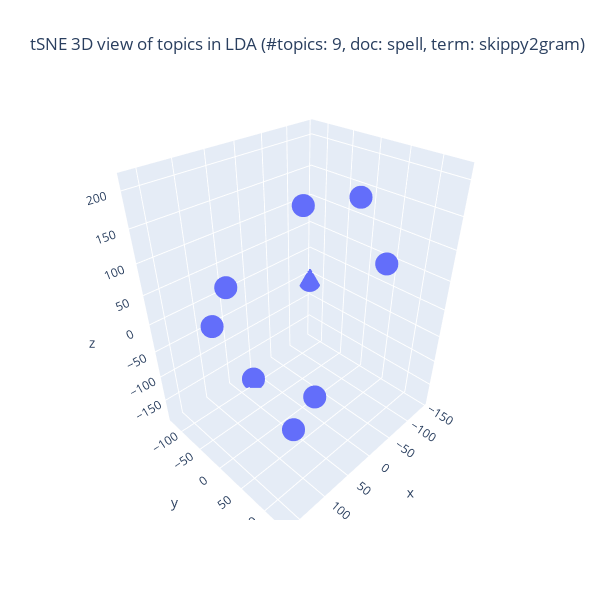

The cell this chart's notebook holds for it:
### Code cell
## Plotlyを使って tSNE の結果の可視化 (3D)
import plotly.graph_objects as go
top_fitted = top_tSNE_3d_fitted
fig = go.Figure(data = [go.Scatter3d(
        x = top_fitted[:,0], y = top_fitted[:,1], z = top_fitted[:,2],
                                     mode = 'markers')
                                     ])

## 3D 散布図にラベルを追加する処理は未実装
title_val = f"tSNE 3D view of topics in LDA (#topics: {n_topics}, doc: {doc_attr}, term: {term_type})"
fig.update_layout(autosize = False,
                  width = 600, height = 600, title = title_val)
fig.show()

### Figure 1 — Plotly figure (JSON) as saved in the notebook; plotly's stock layout.template omitted (floating-point values rounded to 4 significant figures)
{"data": [{"mode": "markers", "type": "scatter3d", "x": [56.42, -144.1, -64.06, 21.57, 5.104, 152.2, 6.627, 165.1, -84.58], "y": [-108.3, -125.9, -64.15, -101.9, 94.58, 134.7, 32.73, 10.56, 78.26], "z": [21.12, -62.02, 129.4, -183.7, 209.8, -21.52, -143.2, 69.59, 80.83]}], "layout": {"autosize": false, "height": 600, "title": {"text": "tSNE 3D view of topics in LDA (#topics: 9, doc: spell, term: skippy2gram)"}, "width": 600}}
